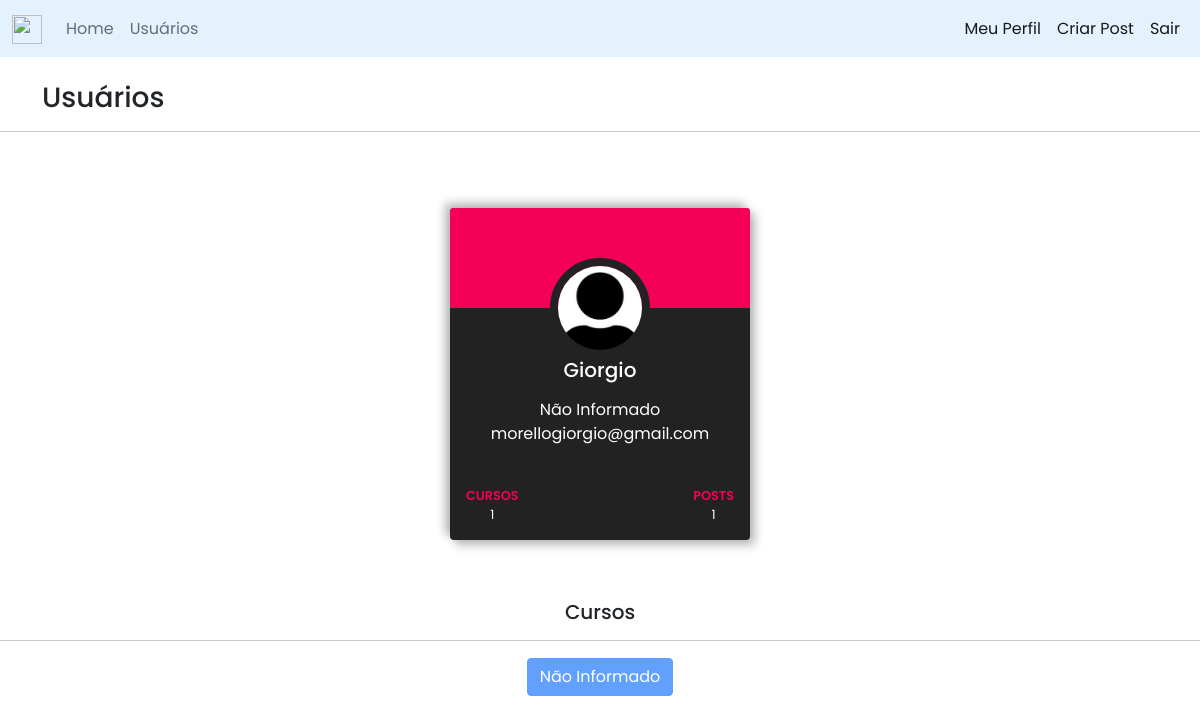
The app's page /usuarios (signed in) with its own data.
### projeto_site/models.py (models this page shows)
class Usuario(database.Model, UserMixin):
    id = database.Column(database.Integer, primary_key=True)
    username = database.Column(database.String, nullable=False)
    email = database.Column(database.String, nullable=False, unique=True)
    password = database.Column(database.String, nullable=False)
    foto_perfil = database.Column(database.String, default='default.jpg')
    posts = database.relationship('Post', backref='autor', lazy=True)
    profissao = database.Column(database.String, nullable=False, default='Não Informado')
    cursos = database.Column(database.String, nullable=False, default='Não Informado')
    def contar_post(self):
        return len(self.posts)

### projeto_site/routes.py (the view)
@app.route('/usuarios')
@login_required
def usuarios():
    lista_user = Usuario.query.all()
    return render_template('users.html', lista_user=lista_user)

### projeto_site/models.py (called while the page is built)
@login_manager.user_loader
def load_usuario(id_usuario):
    return Usuario.query.get(int(id_usuario))

### projeto_site/templates/users.html (shortened to what this page needs)
{% extends 'base.html' %}
{% block body %}
<br>
<div class="container ">
    <h3>Usuários</h3>
</div>
{% for usuario in lista_user %}
            <hr>
        <div class="wrapper">
            <div class="card text-white">
                <div class="img-container d-flex align-items-center justify-content-center">
                    <img src="{{ url_for('static', filename='foto_perfil/{}'.format(usuario.foto_perfil)) }}"
                        alt="" class="rounded-circle">
                </div>
                <div class="user">
                    <div class="h5 text-center m-0">
                       <p>{{ usuario.username }}</p >
                    </div>
                    <div class="text-center text-white mb-4">
                        <span class="followers">{{ usuario.profissao }}</span>
                        <br>
                        <span class="followers pt-5">{{ usuario.email }}</span>
                    </div>
                </div>
                <div class="px-3">
                    <div class="d-flex align-items-center justify-content-between py-3 pe-none">
                        <div class="details project">
                            <div class="head text-uppercase">Cursos</div>
                            {% if usuario.cursos == ''%}
                                <div class="fs-08 text-center">0</div>
                            {% else %}
                                <div class="fs-08 text-center">{{ usuario.cursos.count(';') + 1}}</div>
                            {% endif %}
                        </div>
                        <div class="details post">
                            <div class="head text-uppercase">Posts </div>
                            <div class="fs-08 text-center">{{ usuario.contar_post() }}</div>
                        </div>
                    </div>
                </div>
            </div>
        </div>
<center>
    <h5>Cursos</h5>
    <hr>
    <div class="row cur">
        <div class="col-12">
            {% for curso in usuario.cursos.split(';') %}
                {% if curso == '' %}
                <button type="button" class="btn btn-primary"disabled>Não Informado</button>
                {% else %}
                    <button type="button" class="btn btn-primary"disabled>{{ curso }}</button>
                {% endif %}
            {% endfor %}
        </div>
    </div>
    {% endfor %}
</center>
{% endblock %}

### projeto_site/static/main.css (style rules this page uses)
* { margin: 0; padding: 0; box-sizing: border-box; font-family: 'Poppins', sans-serif; }
.wrapper { min-width: 100vw; display: flex; align-items: center; justify-content: center; padding: 5vw; }
.wrapper .card { width: 300px; background: #222; box-shadow: 5px 5px 10px #1f1f1f50, -5px -5px 10px #1f1f1f50; border: none; overflow: hidden; }
.wrapper .card .img-container img { width: 100px; height: 100px; object-fit: cover; z-index: 5; border: 8px solid #222; margin-top: calc((100px/2)*-1); }
.wrapper .card .head { font-size: 0.8rem; color: #F50057; font-weight: 600; }
.wrapper .card .fs-08 { font-size: 0.8rem; }
.cur { padding: 1px; }

### records on screen
Usuario: foto_perfil (placeholder picture), username "Giorgio", profissao "Não Informado", email "morellogiorgio@gmail.com", cursos "1", contar_post "1", cursos "Não Informado"
